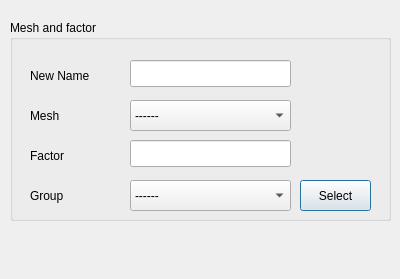
<?xml version="1.0" encoding="UTF-8"?>
<ui version="4.0">
 <class>MCMESHTRANGUI_ScaleMeshDlg</class>
 <widget class="QDialog" name="MCMESHTRANGUI_ScaleMeshDlg">
  <property name="geometry">
   <rect>
    <x>0</x>
    <y>0</y>
    <width>400</width>
    <height>279</height>
   </rect>
  </property>
  <property name="sizePolicy">
   <sizepolicy hsizetype="Minimum" vsizetype="Minimum">
    <horstretch>0</horstretch>
    <verstretch>0</verstretch>
   </sizepolicy>
  </property>
  <property name="minimumSize">
   <size>
    <width>400</width>
    <height>279</height>
   </size>
  </property>
  <property name="windowTitle">
   <string>Scale Mesh tallies</string>
  </property>
  <widget class="QGroupBox" name="groupBox">
   <property name="geometry">
    <rect>
     <x>10</x>
     <y>20</y>
     <width>381</width>
     <height>201</height>
    </rect>
   </property>
   <property name="title">
    <string>Mesh and factor</string>
   </property>
   <widget class="QComboBox" name="scl_cb_mt">
    <property name="geometry">
     <rect>
      <x>120</x>
      <y>80</y>
      <width>161</width>
      <height>31</height>
     </rect>
    </property>
    <item>
     <property name="text">
      <string>------</string>
     </property>
    </item>
   </widget>
   <widget class="QLabel" name="label">
    <property name="geometry">
     <rect>
      <x>20</x>
      <y>80</y>
      <width>91</width>
      <height>31</height>
     </rect>
    </property>
    <property name="text">
     <string>Mesh</string>
    </property>
   </widget>
   <widget class="QLabel" name="label_3">
    <property name="geometry">
     <rect>
      <x>20</x>
      <y>40</y>
      <width>91</width>
      <height>31</height>
     </rect>
    </property>
    <property name="text">
     <string>New Name</string>
    </property>
   </widget>
   <widget class="QLineEdit" name="scl_le_nmt">
    <property name="geometry">
     <rect>
      <x>120</x>
      <y>40</y>
      <width>161</width>
      <height>27</height>
     </rect>
    </property>
   </widget>
   <widget class="QLineEdit" name="scl_le_fct">
    <property name="geometry">
     <rect>
      <x>120</x>
      <y>120</y>
      <width>161</width>
      <height>27</height>
     </rect>
    </property>
   </widget>
   <widget class="QLabel" name="label_4">
    <property name="geometry">
     <rect>
      <x>20</x>
      <y>120</y>
      <width>91</width>
      <height>31</height>
     </rect>
    </property>
    <property name="text">
     <string>Factor</string>
    </property>
   </widget>
   <widget class="QLabel" name="label_17">
    <property name="geometry">
     <rect>
      <x>20</x>
      <y>160</y>
      <width>91</width>
      <height>31</height>
     </rect>
    </property>
    <property name="text">
     <string>Group</string>
    </property>
   </widget>
   <widget class="QPushButton" name="scl_pb_gpsl">
    <property name="geometry">
     <rect>
      <x>290</x>
      <y>160</y>
      <width>71</width>
      <height>31</height>
     </rect>
    </property>
    <property name="text">
     <string>Select</string>
    </property>
   </widget>
   <widget class="QComboBox" name="scl_cb_gp">
    <property name="geometry">
     <rect>
      <x>120</x>
      <y>160</y>
      <width>161</width>
      <height>31</height>
     </rect>
    </property>
    <item>
     <property name="text">
      <string>------</string>
     </property>
    </item>
   </widget>
  </widget>
 </widget>
 <resources/>
 <connections/>
</ui>
